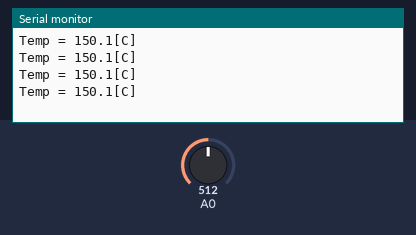
The sketch below on a simulated Arduino Uno, built with avr-gcc and run on an emulated ATmega328P. Shown: the last lines printed to the serial monitor. The inputs (shaded band) are chosen by the test bench; at power-on: A0 = 512.

Above: at 1.2 s.
1.3 s: A0 set to 716
At 1.71 s:
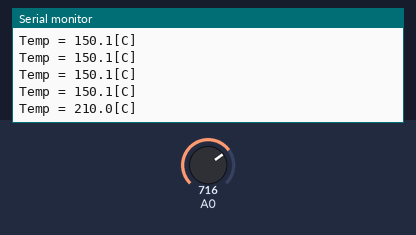
2.8 s: A0 set to 900
At 2.91 s:
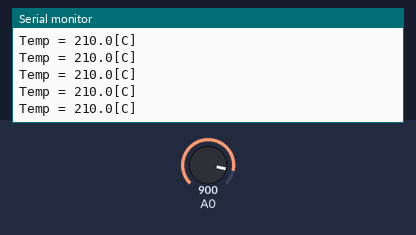
Timing chart, 0 to 5.8 s (numbered marks = the images above; inputs shaded):
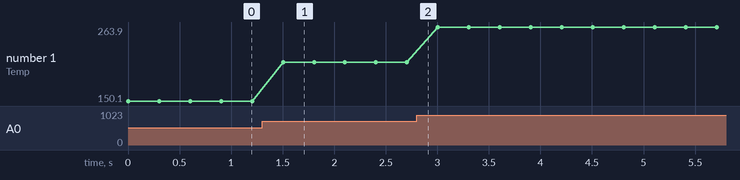

The sketch:

sketch_jul02h.ino
```cpp
void setup() {
  // put your setup code here, to run once:
Serial.begin(9600);
}

void loop() {
  // put your main code here, to run repeatedly:
  int Adc = analogRead(A0);
float mv = (Adc/1023.0)*3000;  //3.3V= 3300mv
//(3.3 * analogRead(A0) * 100.0) / 1024;
float Temp = mv / 10;
Serial.print("Temp = ");
Serial.print(Temp,1);
Serial.println("[C]");
delay(300);

}
```

Measured:
- after the input at 1.3 s, the serial monitor: prints a new line after 0.20 s (image 1)
- plotted number 1: 150.1 → 210 after the input at 1.3 s, 210 → 263.9 after the input at 2.8 s
